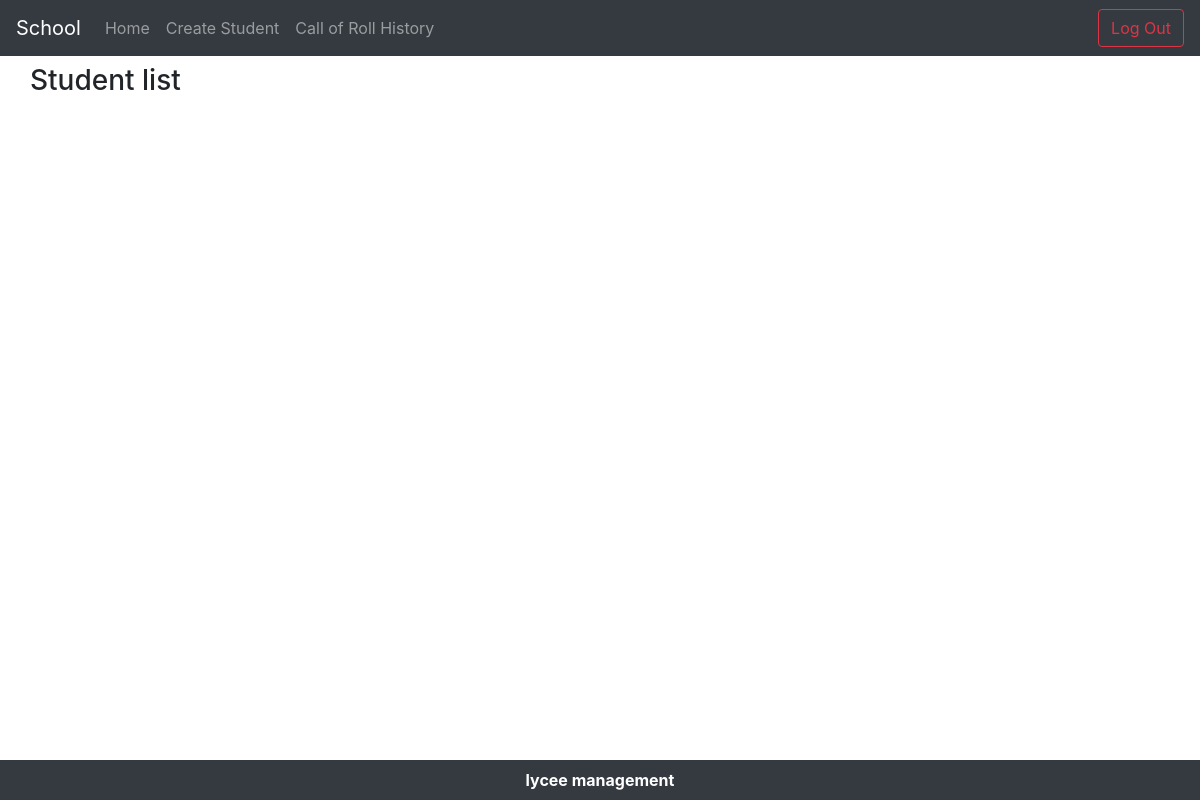
/lycee/2 (signed in), run on an earlier commit of the app's database.
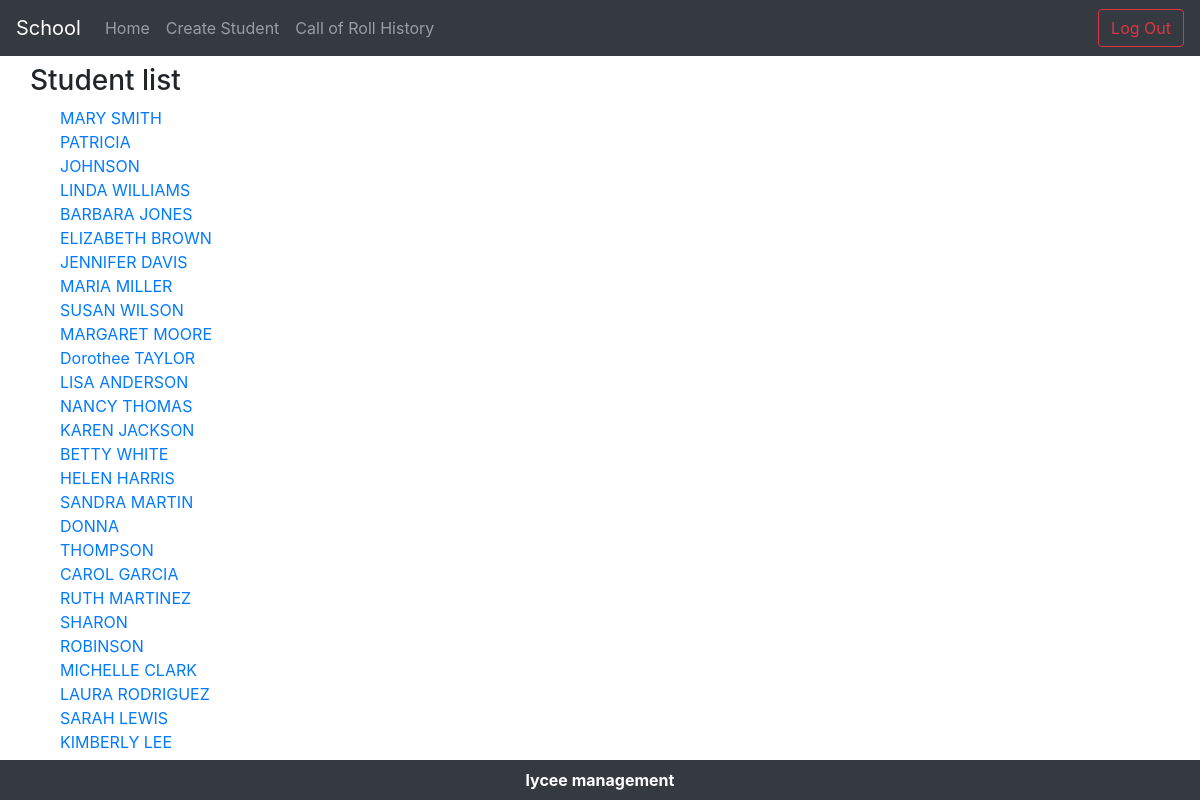
And on a later commit of the database.
### lycee/models.py (models this page shows, shortened)
class Student(models.Model):
  first_name = models.CharField(
    max_length=50,
    blank=False,
    null=False
    )
  birth_date = models.DateField(
    verbose_name='date of birth',
    blank=False,
    null=True
    )
  last_name = models.CharField(
    verbose_name="lastname",
    help_text="last name of the student",
    blank=False, # pas de champ vide
    null=False, # pas de champ null (a conjuguer avec default
    max_length=255, # taille maximale du champ
    )
  phone = models.CharField(
    verbose_name="phonenumber",
    help_text="phone number of the student",
    blank=False, # pas de champ vide
    null=False, # pas de champ null (a conjuguer avec default
    default="0999999999",
    max_length=10, # taille maximale du champ
    )
  email = models.EmailField(
    verbose_name="email",
    help_text="phone number of the student",
    blank=False, # pas de champ vide
    null=False, # pas de champ null (a conjuguer avec default
    default="x@y.z",
    max_length=255, # taille maximale du champ
    )
  comments = models.CharField(
    verbose_name="comments",
    help_text="some comments about the student",
    blank=True,
    null=False, # pas de champ null (a conjuguer avec default
    max_length=255, # taille maximale du champ
    )
  cursus = models.ForeignKey(
    Cursus,
    on_delete=models.CASCADE, # necessaire selon la version de Django
    null=True
    )

### lycee/views.py (the view)
# urls.py: url(r'^(?P<cursus_id>[0-9]+)$', views.detail, name='detail'),
def detail(request, cursus_id):
  checkUserAuth(request)
  result_list = Student.objects.filter(cursus=cursus_id)
  context = { 'liste' : result_list}
  return render (request, 'lycee/cursus/detail_cursus.html', context)

### lycee/views.py (called while the page is built)
def checkUserAuth(request):
  if not request.user.is_authenticated:
    return HttpResponseForbidden()

### lycee/templates/lycee/cursus/detail_cursus.html
{% extends "master.html" %}
{% block title %}
    Student list
{% endblock %}
{% if liste %}
    {% block content %}
      <div class="container">
        {% for student in liste %}
        <div class="row">
          <div class = "col-sm-2">
            <a href="{% url 'detail_student' student.id %}">{{student.first_name }} {{student.last_name}}</a>
          </div>
        </div>
        {% endfor %}
      </div>
    {% endblock %}
{% else %}
     <p>No student to show.</p>
{% endif %}

### lycee/templates/master.html (shortened to what this page needs)
<!DOCTYPE html>
{% load static %}
{% load auth_extras %}
<html>
<head>
	<link rel="stylesheet" href="https://stackpath.bootstrapcdn.com/bootstrap/4.3.1/css/bootstrap.min.css"
>
	<link rel="stylesheet" type="text/css" href="{% static 'lycee/style.css' %}" />
</head>
<body>
	<nav class="navbar navbar-expand-lg navbar-dark bg-dark">
		<a class="navbar-brand" href="#">School</a>
  <div class="collapse navbar-collapse" id="navbarNav">
    <ul class="navbar-nav mr-auto">
      <li class="nav-item {% if request.path == '/lycee/' %} active{% endif %}">
        <a class="nav-link" href="{% url 'index' %}">Home <span class="sr-only">(current)</span></a>
      </li>
      {% if perms.lycee.add_student %}
      <li class="nav-item {% if request.path == '/lycee/student/create/' %} active{% endif %}">
        <a class="nav-link" href="{% url 'create_student' %}">Create Student</a>
      </li>
      {% endif %}
      {% if perms.lycee.view_callofroll %}
      <li class="nav-item {% if request.path == '/lycee/cursus/create/' %} active{% endif %}">
        <a class="nav-link {% if request.path == '/lycee/history/' %} active{% endif %}" href="{% url 'call_of_roll_history' %}">Call of Roll History</a>
      </li>
      {% endif %}
    </ul>
    <a class="btn btn-outline-danger ml-3" href="/logout">Log Out</a>
  </div>
</nav>
	<div class="container">
		<header class="row">
			<div class="page-header mt-2">
				<h3>{% block title %}{% endblock %}</h3>
			</div>
		</header>
    {% if user.is_authenticated %}
		{% block content %}{% endblock %}
    {% else %}
      <p>You are not logged, please login <a href="/login">Here</a></p>
    {% endif %}
  </div>
  <br>
   <nav class="navbar fixed-bottom navbar-dark bg-dark d-flex justify-content-center text-white">
          <strong>
           lycee management
          </strong>
    </nav>
</body>
</html>

What changed in the data, as far as the page shows it:
added Student: first_name "MARY", last_name "SMITH"
added Student: first_name "PATRICIA", last_name "JOHNSON"
added Student: first_name "LINDA", last_name "WILLIAMS"
added Student: first_name "BARBARA", last_name "JONES"
added Student: first_name "ELIZABETH", last_name "BROWN"
added Student: first_name "JENNIFER", last_name "DAVIS"
added Student: first_name "MARIA", last_name "MILLER"
added Student: first_name "SUSAN", last_name "WILSON"
added Student: first_name "MARGARET", last_name "MOORE"
added Student: first_name "Dorothee", last_name "TAYLOR"
added Student: first_name "LISA", last_name "ANDERSON"
added Student: first_name "NANCY", last_name "THOMAS"
added Student: first_name "KAREN", last_name "JACKSON"
added Student: first_name "BETTY", last_name "WHITE"
added Student: first_name "HELEN", last_name "HARRIS"
added Student: first_name "SANDRA", last_name "MARTIN"
added Student: first_name "DONNA", last_name "THOMPSON"
added Student: first_name "CAROL", last_name "GARCIA"
added Student: first_name "RUTH", last_name "MARTINEZ"
added Student: first_name "SHARON", last_name "ROBINSON"
added Student: first_name "MICHELLE", last_name "CLARK"
added Student: first_name "LAURA", last_name "RODRIGUEZ"
added Student: first_name "SARAH", last_name "LEWIS"
added Student: first_name "KIMBERLY", last_name "LEE"
